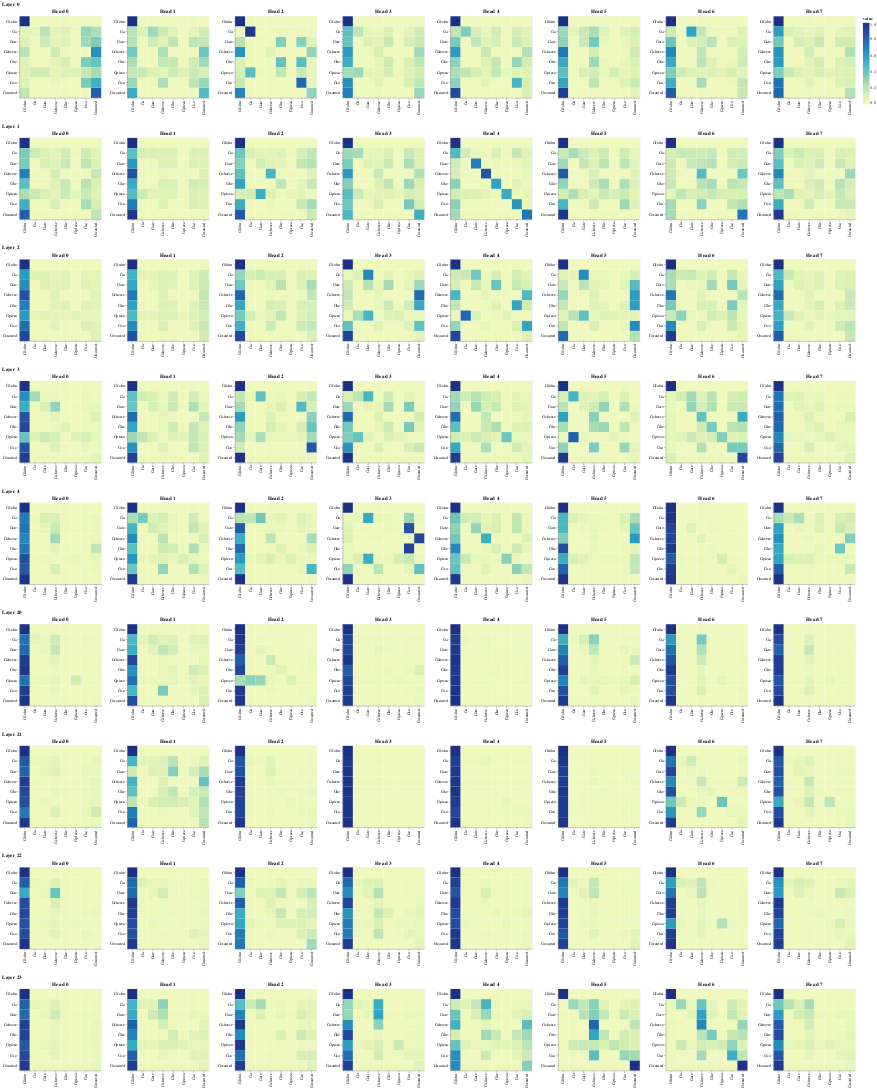

The code cell stored with this chart in its notebook:
### Markdown cell above
## Experiments 

Here's a few experiments that I' m trying out and seeing how the attention maps turn out

### Code cell
visualize_model_attns(model, tokenizer, "John wanted cheese so he ate a pizza", view_layers=[0, 1, 2, 3, 4, 20, 21, 22, 23], view_heads=list(range(0, 8)))
